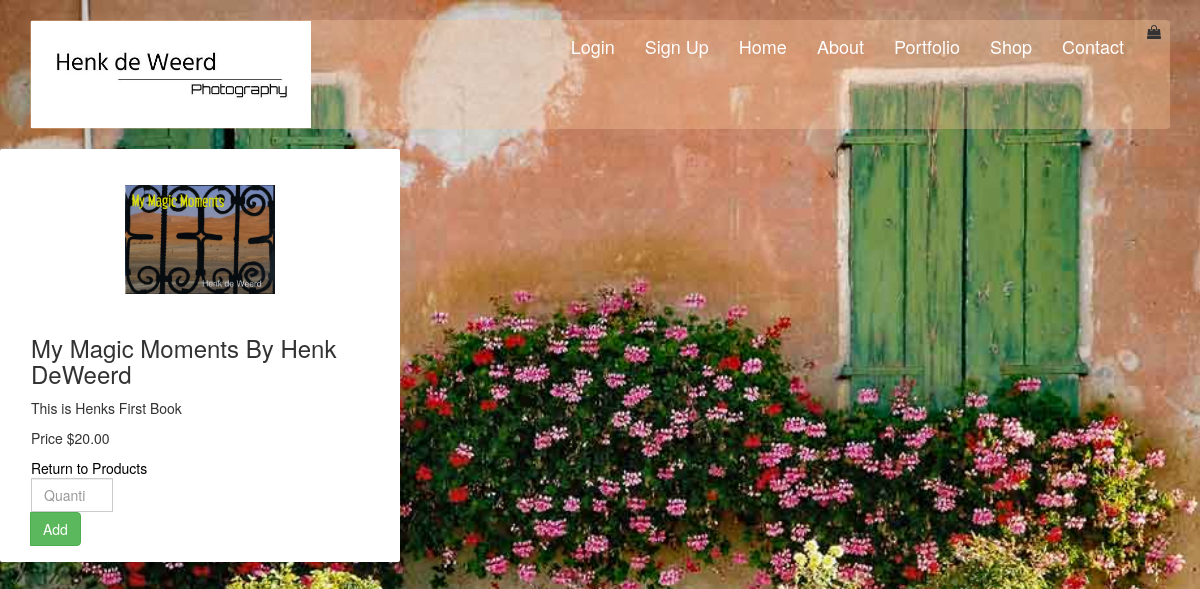
The page /products/product/1 on the database its author committed.
### products/models.py (models this page shows, shortened)
class Product(models.Model):
    name = models.CharField(max_length=200, default = '')
    description = models.TextField()
    price = models.DecimalField(max_digits=6, decimal_places=2)
    image = models.ImageField(upload_to='images')

### products/views.py (the view)
# urls.py: url(r'^product/(?P<id>\d+)', product, name='product'),
def product(request,id):
    products = Product.objects.all()
    product = Product.objects.get(pk=id)
    print (product.name)
    return render(request, "product.html", {"id":id,"product":product})

### cart/context.py (called while the page is built)
def cart_contents(request):
    cart = request.session.get('cart', {})
    cart_items = []
    total = 0
    product_count = 0
    for id, quantity in cart.items():
        product = get_object_or_404(Product, pk=id)
        total += quantity * product.price
        product_count += quantity
        cart_items.append({ 'id':id, 'quantity':quantity, 'product':product})
    return {'cart_items': cart_items, 'total': total, 'product_count': product_count}

### products/templates/product.html (shortened to what this page needs)
{% extends 'base.html' %}
{% load static from staticfiles %}
{% block content %}
<div class="col-md-4 display panel panel-default">
	<div class="panel-body">
		<div class="products" style="background-image: url('{{ MEDIA_URL }}{{ product.image }}')"></div>
		<h3>{{ product.name }}</h3>
		<p class="product-description">{{ product.description }}</p>
		<p>Price ${{ product.price }}</p>
        <li><a href="{% url 'products' %}">Return to Products</a></li>
		<form method="post" action="{% url 'add_to_cart' product.id %}">
			<div class="input-group">
				<input name="quantity" type="number" min="1" max="999" class="form-control" placeholder="Quantity" required>
   </div>
				<span class="input-group-btn">
        <button class="btn btn-success" type="submit">Add</button>
      </span>
			</div>
	</div>
	{% endblock %}

### static/css/style.css (style rules this page uses)
li { list-style: none; }
a { color:black; text-decoration: none; background-color: transparent; }
body { background-repeat: no-repeat; background-size: cover; background-position: center; background-attachment: fixed; }
.products { background-size: contain; background-position: center center; background-repeat: no-repeat; width: 150px; height: 150px; margin: 0 auto; }
.panel-default { border-color: transparent; margin-bottom: 0; border-radius: 2px; }

### rows shown on the page
Product: image (picture), name "My Magic Moments By Henk DeWeerd", description "This is Henks First Book", price "20.00"
